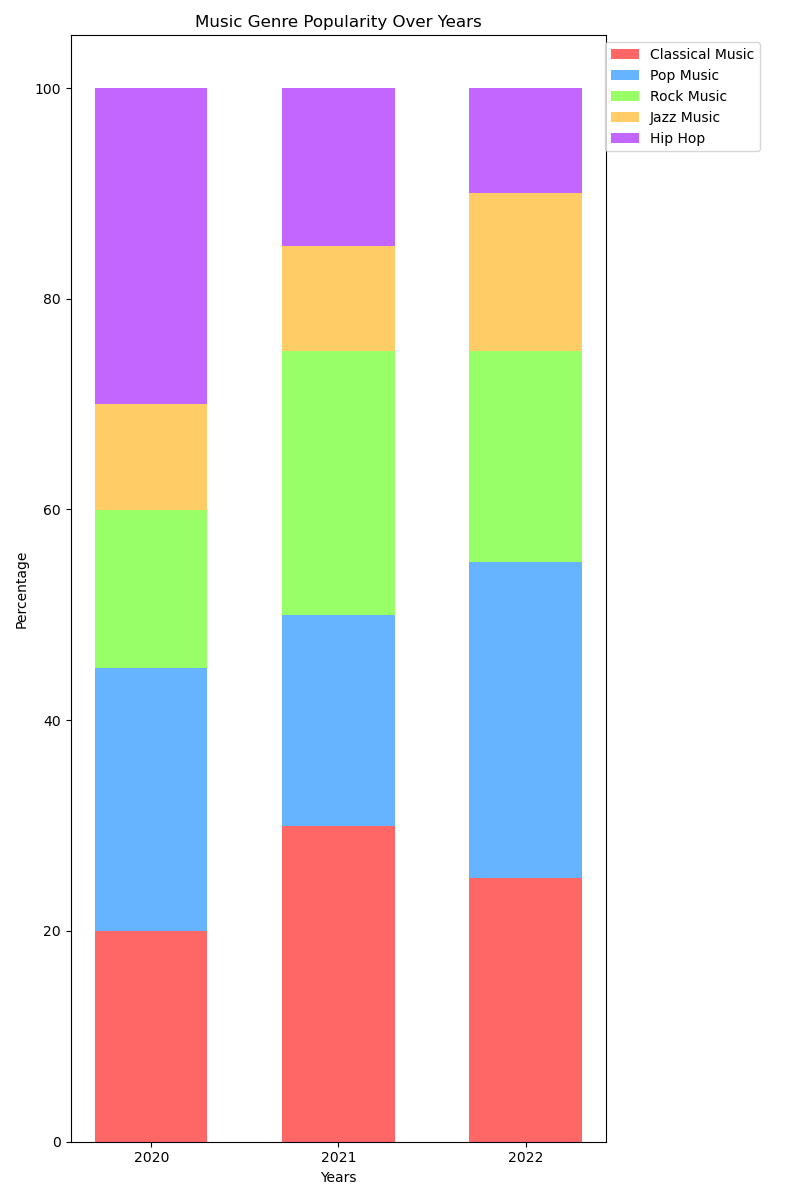

The script that drew this image:

import matplotlib.pyplot as plt
import numpy as np

# Data
categories = ['Classical Music', 'Pop Music', 'Rock Music', 'Jazz Music', 'Hip Hop']
years = ['2020', '2021', '2022']
data = np.array([
    [20, 30, 25],  # Classical Music
    [25, 20, 30],  # Pop Music
    [15, 25, 20],  # Rock Music
    [10, 10, 15],  # Jazz Music
    [30, 15, 10]   # Hip Hop
])

# Colors
colors = ['#ff6666', '#66b3ff', '#99ff66', '#ffcc66', '#c266ff']

# Stack data
data_cum = data.cumsum(axis=0)

# Bar chart
fig, ax = plt.subplots(figsize=(8, 12))
bar_width = 0.6

for i in range(len(categories)):
    ax.bar(years, data[i], bottom=data_cum[i] - data[i], width=bar_width, color=colors[i], label=categories[i])

# Add legend and labels
ax.legend(loc='upper right', bbox_to_anchor=(1.3, 1))
ax.set_ylabel('Percentage')
ax.set_xlabel('Years')
ax.set_title('Music Genre Popularity Over Years')

plt.tight_layout()
plt.show()
